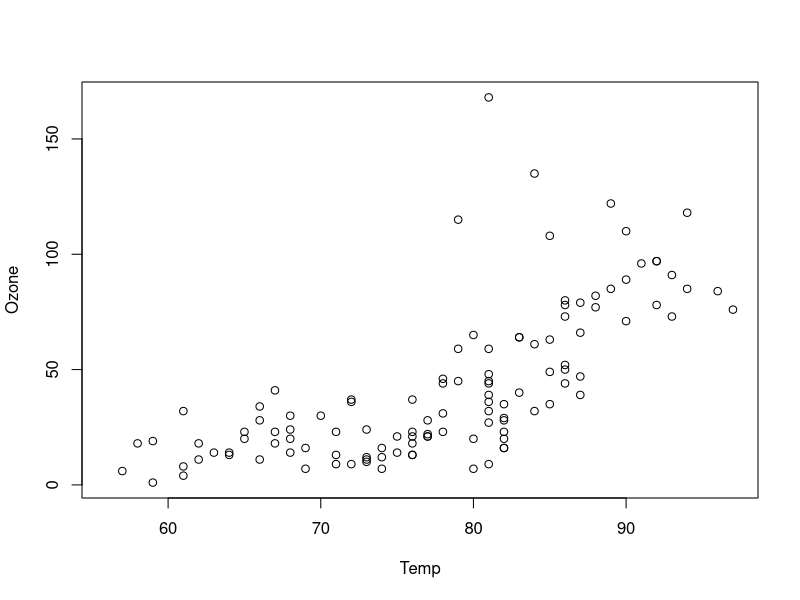

This figure's R source: (Note: this script raises an error after producing the figure.)
# an introduction to plotting

# load sample data
data(airquality)
attach(airquality)

# plot the data
plot(Temp, Ozone)

# add labels
plot(Temp, Ozone, main-"Ozone vs Temperature in NY, 1973", xlab="day")

# plot one set of points
plot(Temp, main="Temp plotted against its indices")

# plot with lines or with steps
plot(Temp, type="l")
plot(Temp, type="s")

# if you plot a scatter plot as a line plot, it will show up as spaghetti since it is trying to connect the dots
#  you would want to sort the data first
plot(Temp, Ozone, type="l")

# pch is the plot character - the default is a circle, but there are many different symbols to use (see ?pch)
plot(Temp,Ozone, pch=19)

# can add color, too
plot(Temp, Ozone, pch=19, col='magenta')

# and can change size, too
plot(Temp, Ozone, pch=19, col='magenta', cex=2)

# can change other params, too
plot(Temp, Ozone, pch=19, col='magenta', cex=1.5, cex.axis=1.5)

# and change y-labels to horizontal using las=1
plot(Temp, Ozone, pch=19, col='magenta', cex=1.5, cex.axis=1.5, las=1)

# and chanage line thickness
plot(Temp, type='l')
plot(Temp, type='l', lwd=3)

# and we can overlay plots
plot(Ozone, type='l', xlab='', ylab='')
points(Temp, col='blue') 

# to add another line, could do points, with type='l', or use lines()
lines(Temp, col='blue')

# can add solar radiation, but it'll go off plot
lines(Solar.R, col='red')

# want to find min/max for each object you're going to plot
range(Temp)
range(Solar.R, na.rm = True)
range(Ozone, na.rm = True)

# you'll want to do this programatically, but hardcode it here
#  you don't really want to do this, since these are all in different units
plot(Ozone, ylab='', type='l', xlim=c(1,170), ylim=c(1,334))
lines(Temp, col='blue')
lines(Solar.R, col='red')

# we can create legends, too
legend('topright', legend=c('ozone (ppb)', 'temp (F)', 'solar radiation (lang)'),
		col=c('black','blue','red'))

# you can specify the x and y location of the legend layout using a vector of x and y position
legend(50,250, legend=c('ozone (ppb)', 'temp (F)', 'solar radiation (lang)'),
		col=c('black','blue','red'))

# we can plot multiple items at once. first, create some matrices
toplot = matrix(1:12, 4) + rnorm(12, sd=3)
matplot(toplot, lty=1) # didnt catch full function from eva

# to add text
value = mean(Temp, na.rm=T) #calculate the mean
rounded_value = round(value,1) # round to one decimel place
text_to_display = paste("Mean Temp =", rounded_value)

# now plot and add text_to_display at desired x/y coords
plot(Temp, type='l', ylab='degrees F', xlab='days', main='Temperature')
text(25,95, text_to_display)

# we can plot unique colors per element in a vector
colors = rep('blue', length(Temp)) # make sure it is same length
odds = seq(1, length(Temp), by=2) # set an odd-numbered index to set every other color as red/blue
colors[odds] = 'red'
plot(Temp, col=colors, pch=19)

# work on an exercise
plot(Ozone, Temp, pch=19)

# color by month
# set a vector of colors for each month
cvec = c("dark red", "red", "burnt orange", "orange", "yellow", "green", "turquoise", "blue", "purple", "magenta", "burgundy")

# set a color vector for each element of the temps
colors = rep(NA, length(Temp))

# guess that was unnecessary, as only has data for may-sept
colors[Month==5] = cvec[1]
colors[Month==6] = cvec[2]
colors[Month==7] = cvec[3]
colors[Month==8] = cvec[4]
colors[Month==9] = cvec[5]

# plot it!
plot(Temp, col=colors, pch=19)

# histogram plots
hist(Temp, main='default # bins based on number of values')

# can set the number of bins
hist(Temp, breaks=50, main='50 bins')

# can set a vector for where you want breaks to occur
hist(Temp, breaks=c(0,60,85,100))

# lets do some box plots!
boxplot(Ozone ~ Month, main='Boxplot of Ozone values', xlab='Month')

# or bar plots!
# below is a bad way to do it
monthly_averages = c()
monthly_averages[1] = mean(Temp[Month==5])
monthly_averages[2] = mean(Temp[Month==6])
monthly_averages[3] = mean(Temp[Month==7])
monthly_averages[4] = mean(Temp[Month==8])
monthly_averages[5] = mean(Temp[Month==9])

plot(montly_averages, pch=10, xlab="month", ylab='degrees', main='temperature')

# or use a bar plot
barplot(monthly_averages, names.arg = c("May", "June", "July", "August", "September"),
		ylab = 'degrees F')

# set as a variable so we can display text easily
a <- barplot(monthly_averages, names.arg = c("May", "June", "July", "August", "September"),
		ylab = 'degrees F')

# pos tells you where the displayed text should go
text(a, monthly_averages, round(monthly_averages,1), pos=1)

# par sets the options to adjust plots (?par)

# you can creat multi panel grids with par
par(mfcol=c(2,2))
hist(Ozone)
hist(Temp)
hist(Solar.R)
hist(Temp, Ozone)

# and irregular grids
layout(matrix(c(1,1,2,3), 2, 2, byrow = True))
plot(Temp, Ozone)
hist(Temp)
hist(Ozone)

# or add two items with different scales
plot(Ozone)
par(new = True)
plot(Temp)

# and check out rbokeh for making nice plots, or ggplot
# http://hafen.github.io/rbokeh